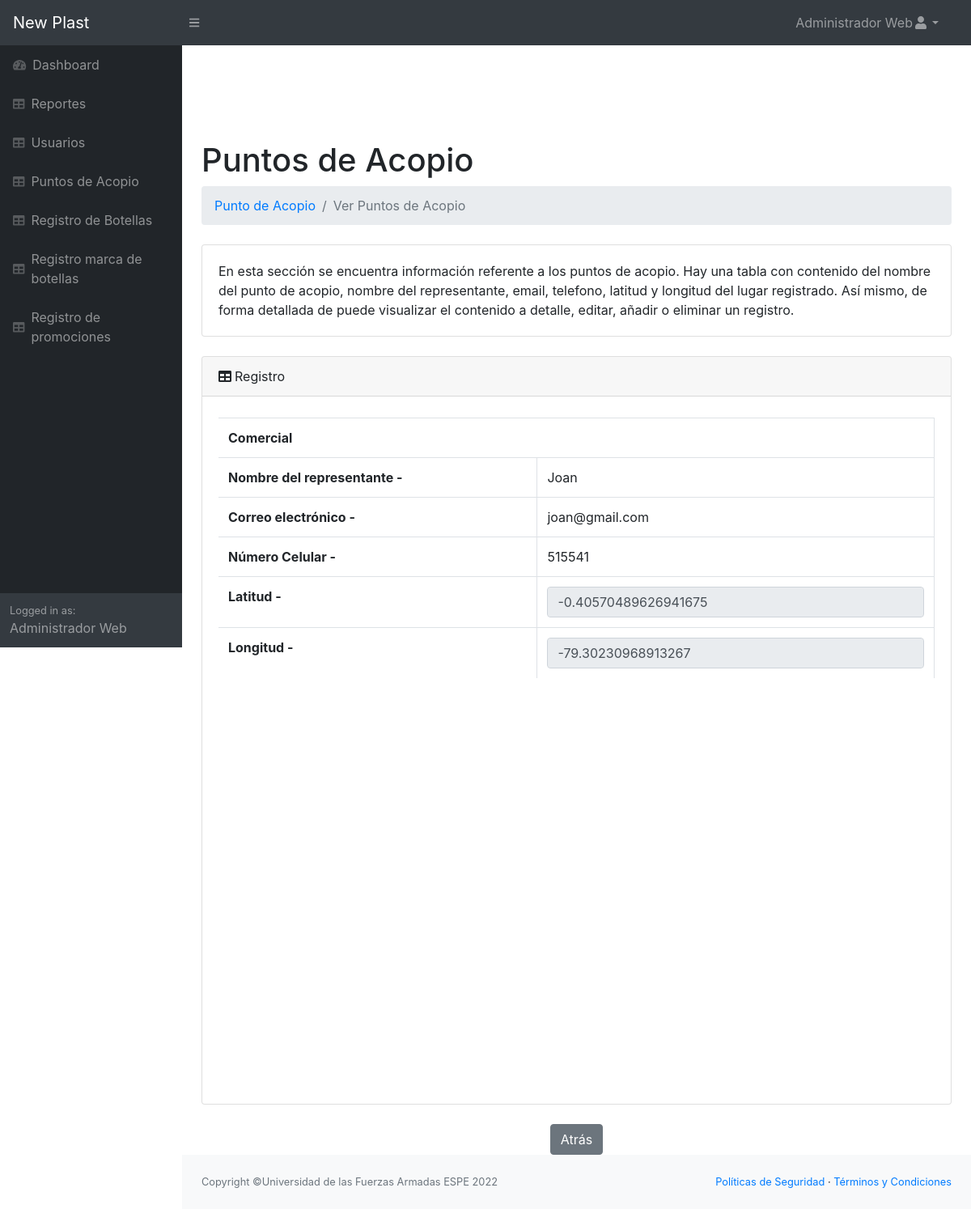
The page /respaldo-admin/ver_puntoacopio.php?view=11 (signed in) on the database its author committed.
### tables this page shows
CREATE TABLE IF NOT EXISTS `punto_acopio` (
  `id` int(11) NOT NULL AUTO_INCREMENT,
  `Nombre` varchar(255) NOT NULL,
  `Representante` varchar(255) NOT NULL,
  `Contacto_email` varchar(255) NOT NULL,
  `Contacto_telefono` varchar(50) NOT NULL,
  `Latitud` varchar(255) NOT NULL,
  `Longitud` varchar(255) NOT NULL,
  PRIMARY KEY (`id`) USING BTREE
);

### respaldo-admin/ver_puntoacopio.php (the view, shortened to what this page needs)
<?php
	require 'conexion.php';
?>
<!DOCTYPE html>
<html lang="en">
    <head>
		<link href="css/styles.css" rel="stylesheet" />
		<link href="https://cdn.datatables.net/1.10.20/css/dataTables.bootstrap4.min.css" rel="stylesheet" />
	</head>
    <body class="sb-nav-fixed">
		<?php
			include('partials/header.php');
		?>
		<div id="layoutSidenav">
			<?php
				include('partials/sidebar.php');
			?>
			<div id="layoutSidenav_content">
				<main>
					<div class="container-fluid">
                    <h1 class="mt-4">Puntos de Acopio</h1>
						<ol class="breadcrumb mb-4">
							<li class="breadcrumb-item"><a href="punto_acopio.php">Punto de Acopio</a></li>
							<li class="breadcrumb-item active">Ver Puntos de Acopio</li>
						</ol>
						<div class="card mb-4">
							<div class="card-body">En esta sección se encuentra información referente a los puntos de
                                 acopio. Hay una tabla con contenido del nombre del punto de acopio, nombre del
                                 representante, email, telefono, latitud y longitud del lugar registrado. Así mismo,
                                 de forma detallada de puede visualizar el contenido a detalle, editar, añadir o
                                 eliminar un registro.</div>
						</div>
						<div class="card mb-4">
							<div class="card-header"><i class="fas fa-table mr-1"></i>Registro</div>
							<div class="card-body">
								<div class="table-responsive">
                                    <?php
                                    $id= $_GET['view'];
                                    $query="SELECT * FROM punto_acopio WHERE id=$id";
                                    $res= $mysqli->query($query);
                                    $viewData=$res->fetch_assoc();
                                    $Nombre=$viewData['Nombre'];
                                    $Representante=$viewData['Representante'];
                                    $Contacto_email=$viewData['Contacto_email'];
                                    $Contacto_telefono=$viewData['Contacto_telefono'];
                                    $Latitud=$viewData['Latitud'];
                                    $Longitud=$viewData['Longitud'];
                                    ?>
									<table class="table table-bordered" id="dataTable" width="100%" cellspacing="0">
                                    <tr>
                                        <th colspan=2><?php echo $Nombre; ?></th>
                                    </tr>
                                    <tr>
                                        <th>Nombre del representante -</th><td><?php echo $Representante; ?></td>
                                    </tr>
                                    <tr>
                                        <th>Correo electrónico -</th><td><?php echo $Contacto_email; ?></td>
                                    </tr>
                                    <tr>
                                        <th>Número Celular -</th><td><?php echo $Contacto_telefono; ?></td>
                                    </tr>
                                    <tr>
                                        <th for="latitud">Latitud -</th>
										<td><input type="text" id="latitud" class="form-control" name="Latitud"
                                                value="<?php echo $Latitud; ?>" readonly></td>
                                    </tr>
                                    <tr>
                                        <th for="longitud">Longitud -</th>
										<td><input type="text" id="longitud" class="form-control" name="Longitud"
                                                value="<?php echo $Longitud; ?>" readonly></td>
                                    </tr>
									</table>
									<div class="row">
                                    <div class="col">
                                        <center>
                                            <div id="mapa" style="width: 80%; height: 500px">
                                            </div>
                                        </center>
                                    </div>
                                </div>
								</div>
							</div>
						</div>
						<div class="col text-right">
								<center>
								<a href="punto_acopio.php?" class="btn btn-secondary content-link1">Atrás </a>
								</center>
						    </div>
					</div>
				</main>
                <?php
                include('partials/footer.php');
                ?>
	</body>
</html>

### rows shown on the page
punto_acopio: Nombre "Comercial", Representante "Joan", Contacto_email "joan@gmail.com", Contacto_telefono "515541", Latitud "-0.40570489626941675", Longitud "-79.30230968913267"

### other values the page prints
$nombre "Administrador Web"
$_SESSION['nombre'] "Administrador Web"
